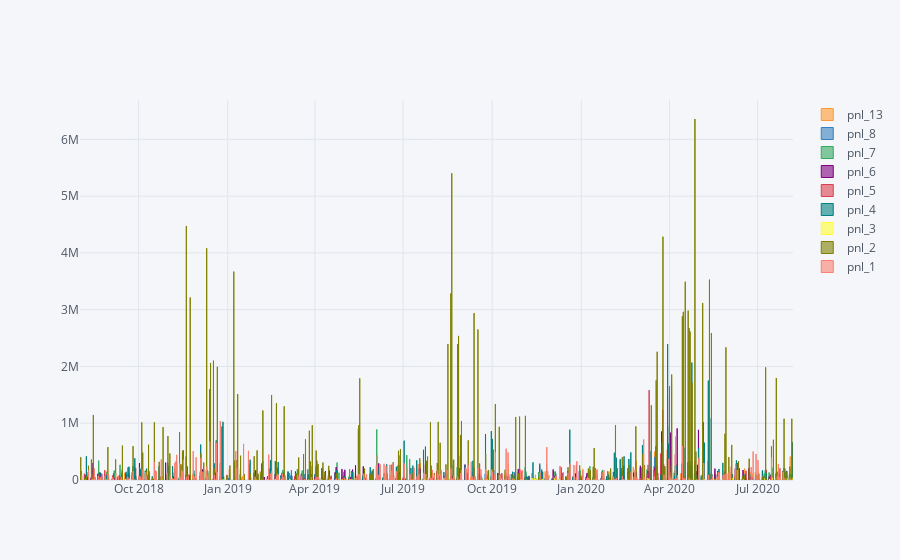

Notebook code cell kept with this figure:
### Code cell
final_df[pnl_cols].iplot(kind='bar')

### Figure 1 — Plotly figure (JSON) as saved in the notebook; plotly's stock layout.template omitted (floating-point values rounded to 4 significant figures; data arrays with more than 128 entries replaced by an {"elided": "..."} marker saying what was removed)
{"data": [{"marker": {"color": "rgba(255, 153, 51, 0.6)", "line": {"color": "rgba(255, 153, 51, 1.0)", "width": 1}}, "name": "pnl_13", "orientation": "v", "text": "", "type": "bar", "x": {"elided": "736 str values"}, "y": {"elided": "736 mixed values"}}, {"marker": {"color": "rgba(55, 128, 191, 0.6)", "line": {"color": "rgba(55, 128, 191, 1.0)", "width": 1}}, "name": "pnl_8", "orientation": "v", "text": "", "type": "bar", "x": {"elided": "736 str values"}, "y": {"elided": "736 mixed values"}}, {"marker": {"color": "rgba(50, 171, 96, 0.6)", "line": {"color": "rgba(50, 171, 96, 1.0)", "width": 1}}, "name": "pnl_7", "orientation": "v", "text": "", "type": "bar", "x": {"elided": "736 str values"}, "y": {"elided": "736 mixed values"}}, {"marker": {"color": "rgba(128, 0, 128, 0.6)", "line": {"color": "rgba(128, 0, 128, 1.0)", "width": 1}}, "name": "pnl_6", "orientation": "v", "text": "", "type": "bar", "x": {"elided": "736 str values"}, "y": {"elided": "736 mixed values"}}, {"marker": {"color": "rgba(219, 64, 82, 0.6)", "line": {"color": "rgba(219, 64, 82, 1.0)", "width": 1}}, "name": "pnl_5", "orientation": "v", "text": "", "type": "bar", "x": {"elided": "736 str values"}, "y": {"elided": "736 mixed values"}}, {"marker": {"color": "rgba(0, 128, 128, 0.6)", "line": {"color": "rgba(0, 128, 128, 1.0)", "width": 1}}, "name": "pnl_4", "orientation": "v", "text": "", "type": "bar", "x": {"elided": "736 str values"}, "y": {"elided": "736 mixed values"}}, {"marker": {"color": "rgba(255, 255, 51, 0.6)", "line": {"color": "rgba(255, 255, 51, 1.0)", "width": 1}}, "name": "pnl_3", "orientation": "v", "text": "", "type": "bar", "x": {"elided": "736 str values"}, "y": {"elided": "736 mixed values"}}, {"marker": {"color": "rgba(128, 128, 0, 0.6)", "line": {"color": "rgba(128, 128, 0, 1.0)", "width": 1}}, "name": "pnl_2", "orientation": "v", "text": "", "type": "bar", "x": {"elided": "736 str values"}, "y": {"elided": "736 mixed values"}}, {"marker": {"color": "rgba(251, 128, 114, 0.6)", "line": {"color": "rgba(251, 128, 114, 1.0)", "width": 1}}, "name": "pnl_1", "orientation": "v", "text": "", "type": "bar", "x": {"elided": "736 str values"}, "y": {"elided": "736 mixed values"}}], "layout": {"legend": {"bgcolor": "#F5F6F9", "font": {"color": "#4D5663"}}, "paper_bgcolor": "#F5F6F9", "plot_bgcolor": "#F5F6F9", "title": {"font": {"color": "#4D5663"}}, "xaxis": {"gridcolor": "#E1E5ED", "showgrid": true, "tickfont": {"color": "#4D5663"}, "title": {"font": {"color": "#4D5663"}, "text": ""}, "zerolinecolor": "#E1E5ED"}, "yaxis": {"gridcolor": "#E1E5ED", "showgrid": true, "tickfont": {"color": "#4D5663"}, "title": {"font": {"color": "#4D5663"}, "text": ""}, "zerolinecolor": "#E1E5ED"}}}
